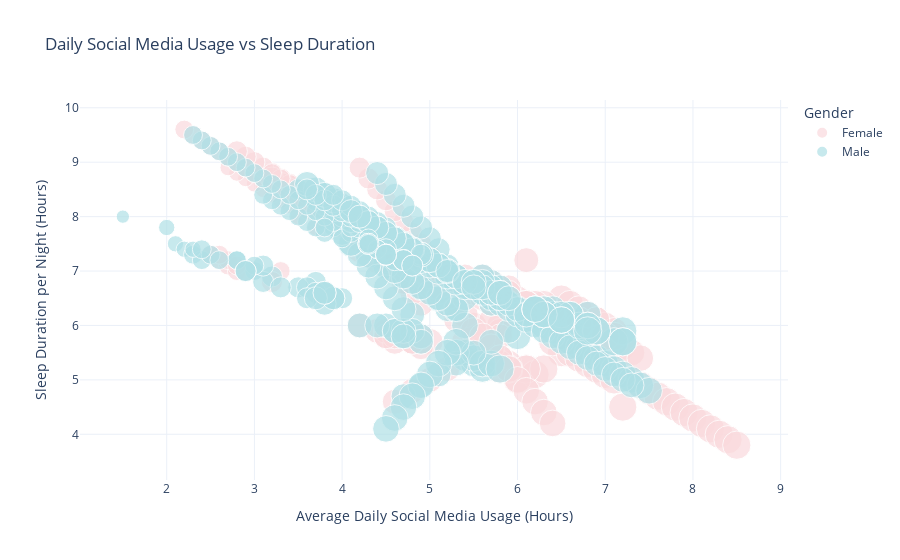

The notebook cell this image was saved under:
### Markdown cell above
This pie chart shows the most popular social media platforms among students. Instagram and Tiktok appear as the top choices, followed by platform like Youtube, Facebook and Twitter. This indicates that visual and short-form content platforms are the most preferred by students. Thus, the objective to identify the most preferred social media platfroms among student is achieved.

### Code cell
#5
fig = px.scatter(data, 
                 x="Avg_Daily_Usage_Hours", 
                 y="Sleep_Hours_Per_Night",
                color="Gender",
                 size='Addicted_Score',
                 title="Daily Social Media Usage vs Sleep Duration",
                 labels={
                     "Avg_Daily_Usage_Hours": "Average Daily Social Media Usage (Hours)",
                     "Sleep_Hours_Per_Night": "Sleep Duration per Night (Hours)"
                 },
    color_discrete_map={
        "Female": "#FADADD",  
        "Male": "#B0E0E6"     
    },
    template='plotly_white'  
)
fig.show()

### Figure 1 — Plotly figure (JSON) as saved in the notebook; plotly's stock layout.template omitted (floating-point values rounded to 4 significant figures; data arrays with more than 128 entries replaced by an {"elided": "..."} marker saying what was removed)
{"data": [{"hovertemplate": "Gender=Female<br>Average Daily Social Media Usage (Hours)=%{x}<br>Sleep Duration per Night (Hours)=%{y}<br>Addicted_Score=%{marker.size}<extra></extra>", "legendgroup": "Female", "marker": {"color": "#FADADD", "size": {"elided": "353 int values"}, "sizemode": "area", "sizeref": 0.0225, "symbol": "circle"}, "mode": "markers", "name": "Female", "orientation": "v", "showlegend": true, "type": "scatter", "x": {"elided": "353 float values"}, "xaxis": "x", "y": {"elided": "353 float values"}, "yaxis": "y"}, {"hovertemplate": "Gender=Male<br>Average Daily Social Media Usage (Hours)=%{x}<br>Sleep Duration per Night (Hours)=%{y}<br>Addicted_Score=%{marker.size}<extra></extra>", "legendgroup": "Male", "marker": {"color": "#B0E0E6", "size": {"elided": "352 int values"}, "sizemode": "area", "sizeref": 0.0225, "symbol": "circle"}, "mode": "markers", "name": "Male", "orientation": "v", "showlegend": true, "type": "scatter", "x": {"elided": "352 float values"}, "xaxis": "x", "y": {"elided": "352 float values"}, "yaxis": "y"}], "layout": {"legend": {"itemsizing": "constant", "title": {"text": "Gender"}, "tracegroupgap": 0}, "title": {"text": "Daily Social Media Usage vs Sleep Duration"}, "xaxis": {"anchor": "y", "domain": [0, 1], "title": {"text": "Average Daily Social Media Usage (Hours)"}}, "yaxis": {"anchor": "x", "domain": [0, 1], "title": {"text": "Sleep Duration per Night (Hours)"}}}}
